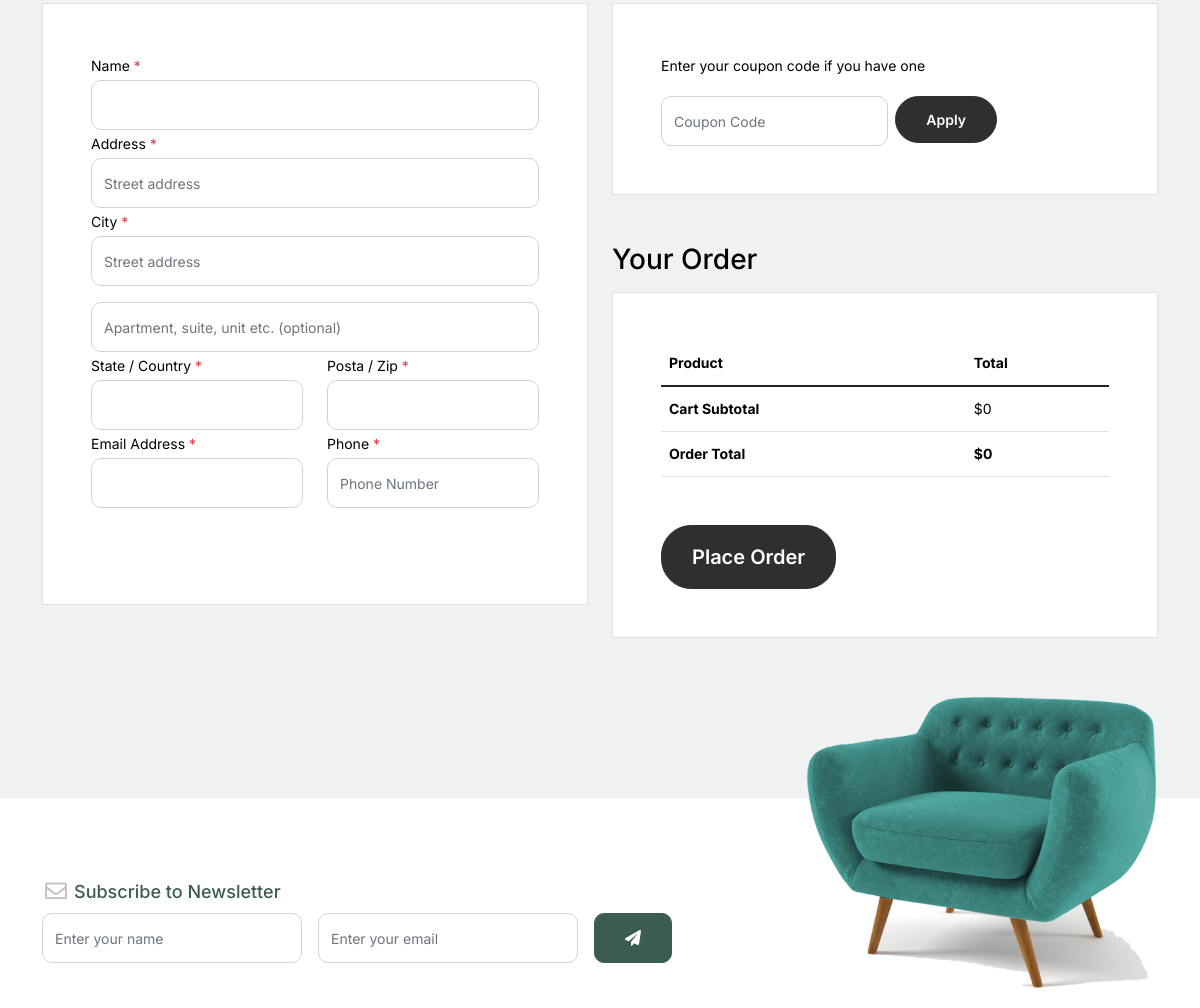
Before: /checkout/ (middle part) with the older database file.
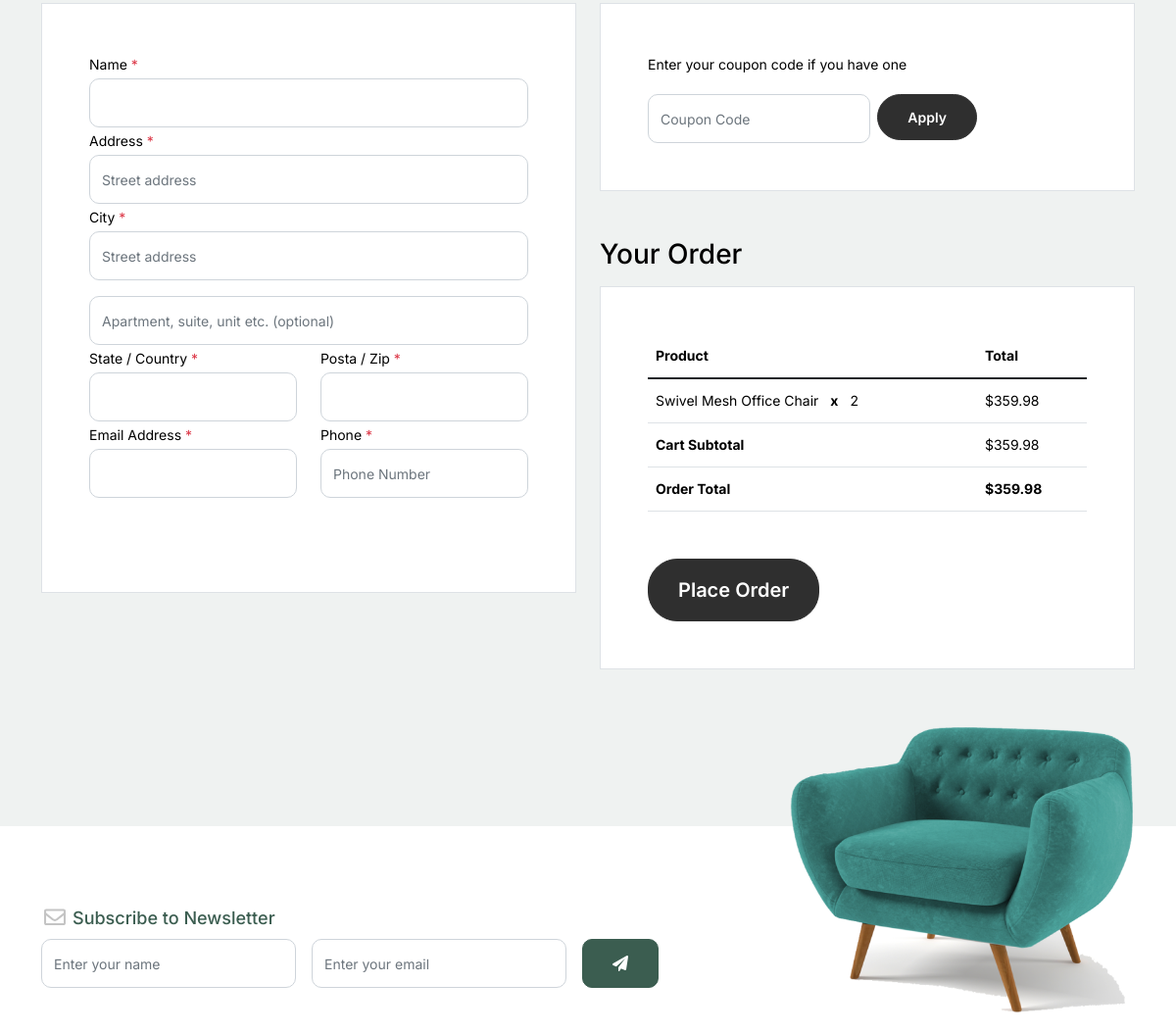
After: the same page with the newer database file.
### shop/models.py (models this page shows, shortened)
class CartItem(models.Model):
    cart = models.ForeignKey(Cart, on_delete=models.CASCADE, related_name='items')
    product = models.ForeignKey(Product, on_delete=models.CASCADE)
    quantity = models.PositiveIntegerField(default=1)
    def total_price(self):
        return self.quantity * self.product.price

class Product(models.Model):
    name = models.CharField(max_length=200)
    slug = AutoSlugField(populate_from='name', unique=True)
    subcategory = models.ForeignKey(Subcategory, on_delete=models.CASCADE, related_name='products')
    description = models.TextField()
    price = models.DecimalField(max_digits=10, decimal_places=2)
    image = models.ImageField(upload_to='products/')
    stock = models.PositiveIntegerField()
    available = models.BooleanField(default=True)
    created_at = models.DateTimeField(auto_now_add=True)
    updated_at = models.DateTimeField(auto_now=True)

### shop/views.py (the view, shortened to what this page needs)
# urls.py: path('checkout/', checkout, name='checkout'),
def checkout(request):
    return render_checkout_page(request, CustomerForm())

### shop/forms.py
class CustomerForm(forms.ModelForm):
    class Meta:
        model = Customer
        fields = ['name', 'email', 'mobile', 'address', 'city', 'state', 'zip_code']

### shop/context_processors.py (called while the page is built)
def cart_item_count(request):
    if request.user.is_authenticated:
        cart, created = Cart.objects.get_or_create(user=request.user)
        return {'cart_item_count': cart.items.count()}
    return {'cart_item_count': 0}

### shop/views.py (called while the page is built)
def render_checkout_page(request, form):
    if request.user.is_authenticated:
        cart = get_object_or_404(Cart, user=request.user)
    else:
        cart = get_object_or_404(Cart, session_key=request.session.session_key)
    cart_items = cart.items.all()
    total_price = sum(item.total_price() for item in cart_items)
    context = {
        'cart_items': cart_items,
        'total_price': total_price,
        'form': form,
    }
    return render(request, 'checkout.html', context)

### shop/templates/checkout.html (shortened to what the changed rows need)
{% extends "base.html" %}
{% load static %}
{% block content %}
<div class="untree_co-section">
  <div class="container">
    <form method='post' class="row">
      <div class="col-md-6">
        <div class="row mb-5">
          <div class="col-md-12">
            <h2 class="h3 mb-3 text-black">Your Order</h2>
            <div class="p-3 p-lg-5 border bg-white">
              <table class="table site-block-order-table mb-5">
                <thead>
                  <th>Product</th>
                  <th>Total</th>
                </thead>
                <tbody>
                {% for item in  cart_items %}
                <tr>
                    <td> {{item.product.name}} <strong class="mx-2">x</strong> {{item.quantity}} </td>
                    <td>${{item.total_price}} </td>
                  </tr>
                {% endfor %}
                  <tr>
                    <td class="text-black font-weight-bold">
                      <strong>Cart Subtotal</strong>
                    </td>
                    <td class="text-black">${{total_price}} </td>
                  </tr>
                  <tr>
                    <td class="text-black font-weight-bold">
                      <strong>${{total_price}}</strong>
                    </td>
                  </tr>
                </tbody>
              </table>
            </div>
          </div>
        </div>
      </div>
    </form>
  </div>
</div>
{% endblock content %}

Changed rows visible on the page:
added CartItem: product.name "Swivel Mesh Office Chair", quantity "2", total_price "359.98"
Other visible differences:
{{ total_price }}: "0" → "359.98"
